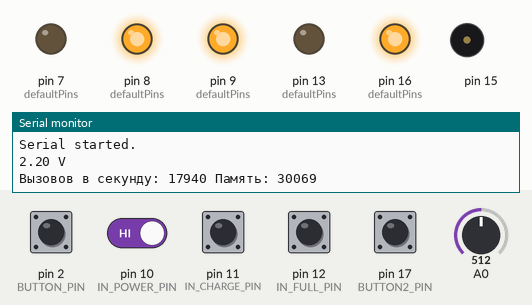
Simulated run of this program. Board: Arduino Pro Mini, built with avr-gcc and run on an emulated ATmega328P. On the bench: output pins drawn as LEDs (lit = HIGH), buzzer (waves = sounding), the last lines printed to the serial monitor. Dashed ring = blinking. Inputs (shaded band) come from the test bench; at power-on: pin 2 (BUTTON_PIN), pin 10 (IN_POWER_PIN), pin 11 (IN_CHARGE_PIN), pin 12 (IN_FULL_PIN), pin 17 (BUTTON2_PIN) HIGH, A0 = 512. Sleep ends after the set time or at an interrupt; random numbers use the default seed unless the program sets one; pins used as bus, display or sensor lines are not drawn.

Above: at 3.25 s.
3.3 s: pin 2 (BUTTON_PIN) pulled LOW for 0.15 s
6.8 s: pin 17 (BUTTON2_PIN) pulled LOW for 0.15 s
At 8.2 s:
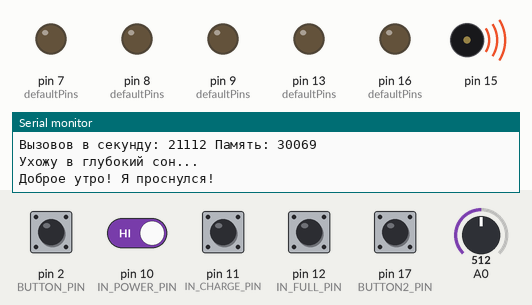
10.3 s: pin 10 (IN_POWER_PIN) driven LOW
At 11.4 s:
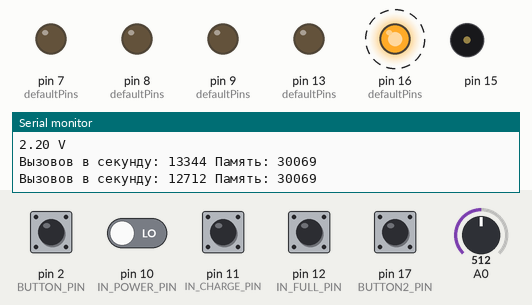
13.8 s: pin 11 (IN_CHARGE_PIN) pulled LOW for 1 s
At 14.9 s:
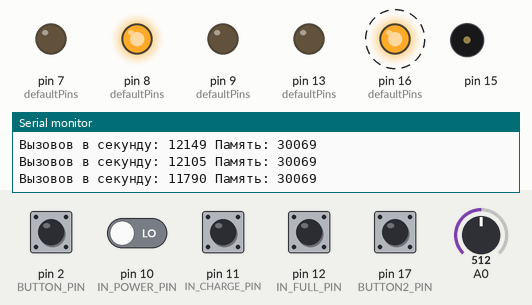
17.3 s: pin 2 (BUTTON_PIN) pulled LOW for 1 s
At 18.9 s:
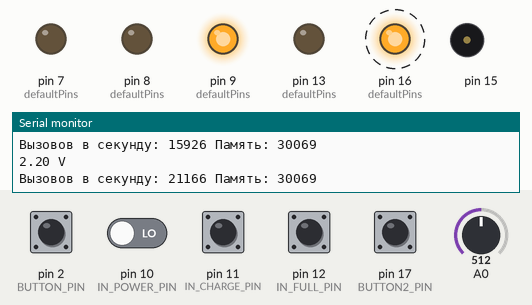
20.8 s: pin 10 (IN_POWER_PIN) driven HIGH
At 22.54 s:
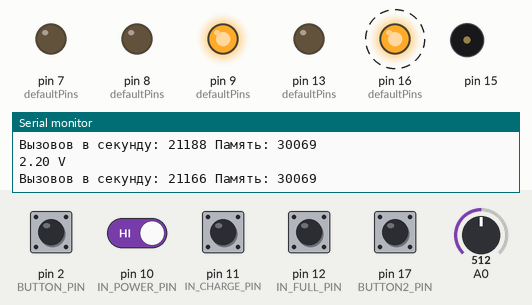
Timing chart, 0 to 25.3 s (numbered marks = the images above; inputs shaded):
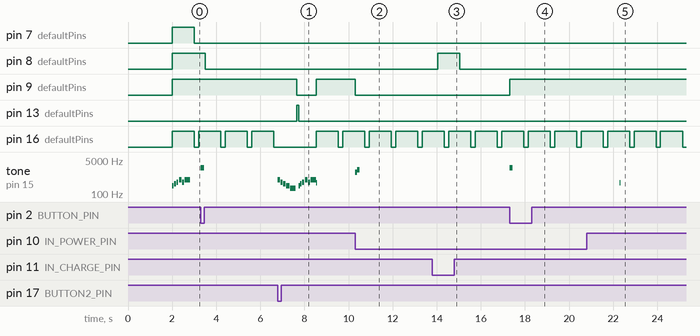

Measured:
- after the input at 6.8 s, pin 9 (defaultPins): HIGH → LOW after 0.86 s, → HIGH 0.88 s later; pin 13 (defaultPins): LOW → HIGH after 0.86 s, → LOW 0.09 s later
- after the input at 10.3 s, pin 9 (defaultPins): HIGH → LOW at once; tone on pin 15: silent → 1200 Hz at once, → silent 0.09 s later, → 1600 Hz 0.01 s later, → silent 0.10 s later
- after the input at 13.8 s, pin 8 (defaultPins): LOW → HIGH after 0.24 s, → LOW 1.0 s later
- after the input at 17.3 s, pin 9 (defaultPins): LOW → HIGH at once; tone on pin 15: silent → 2100 Hz at once, → silent 0.15 s later
- after the input at 20.8 s, tone on pin 15: silent → 370 Hz after 1.5 s, → silent 0.05 s later
- by itself, pin 16 (defaultPins): alternates HIGH for 1.0 s and LOW for 0.20 s
- by itself, tone on pin 15: plays 523 Hz for 0.10 s, 392 Hz for 0.10 s, 330 Hz for 0.12 s, 262 Hz for 0.15 s, 196 Hz for 0.25 s, 262 Hz for 0.06 s … (12 notes in this stretch)

The program:

main.cpp
```cpp
#include "includes.h"
#include "PowerController.h"

PowerController power;
void setup()
{
  Serial.begin(9600);
  delay(2000);
  Serial.println("Serial started.");
  analogReference(INTERNAL); // Для ATmega328p это включает встроенный ИОН на 1.1В
  randomSeed(analogRead(A7));

  power.begin();
  lastTime = millis();
}
void loop()
{
  unsigned long dt = getDeltaTime();

  power.Update(dt);

  FpsCount(dt);
}
```

FpsDT.cpp
```cpp
#include "FpsDT.h"

unsigned long lastTime = 0;
unsigned long currentMillis = 0;
int callsPerSecond = 0;


unsigned long getDeltaTime()
{
  unsigned long now = millis();
  unsigned long dt = now - lastTime;
  lastTime = now;

  return dt;
}

int freeMemory()
{
  char top;
  extern int *__brkval;
  extern int __heap_start;
  return (int)&top - (__brkval == 0 ? (int)&__heap_start : (int)__brkval);
}

void FpsCount(unsigned long dt)
{
  callsPerSecond++;
  currentMillis += dt;
  if (currentMillis >= 1000)
  {
    Serial.print("Вызовов в секунду: ");
    Serial.print(callsPerSecond);
    Serial.print(" Память: ");
    Serial.println(freeMemory());
    callsPerSecond = 0;
    currentMillis = 0;
  }
}
```

FpsDT.h
```cpp
#pragma once
#include <Arduino.h>

extern unsigned long lastTime;

extern unsigned long currentMillis;
extern int callsPerSecond;

unsigned long getDeltaTime();
int freeMemory();
void FpsCount(unsigned long dt);
```

I2CSlave.cpp
```cpp
#include "I2CSlave.h"

void I2CSlave::begin(uint8_t address)
{
    Wire.begin(address);
    Wire.onReceive(onReceiveWrapper);
    Wire.onRequest(onRequestWrapper);
}

void I2CSlave::setBit(uint8_t reg, uint8_t bitNumber, bool value)
{
    if (reg >= REG_NUM_REGS || bitNumber > 7)
        return;

    uint8_t currentVal = _registers[reg];
    if (value)
    {
        currentVal |= (1 << bitNumber); // Взводим бит в 1
    }
    else
    {
        currentVal &= ~(1 << bitNumber); // Сбрасываем бит в 0
    }
    _registers[reg] = currentVal;
}

// Прочитать конкретный бит из конкретного регистра
bool I2CSlave::getBit(uint8_t reg, uint8_t bitNumber) const
{
    if (reg >= REG_NUM_REGS || bitNumber > 7)
        return false;

    return (_registers[reg] & (1 << bitNumber)) != 0;
}

uint8_t I2CSlave::readRegister(uint8_t reg) const
{
    if (reg < REG_NUM_REGS)
        return _registers[reg];
    return 0;
}

void I2CSlave::writeRegister(uint8_t reg, uint8_t value)
{
    if (reg < REG_NUM_REGS)
        _registers[reg] = value;
}

// Врапперы теперь берут единственный экземпляр через getInstance()
void I2CSlave::onReceiveWrapper(int howMany)
{
    I2CSlave::getInstance().handleReceive(howMany);
}

void I2CSlave::onRequestWrapper()
{
    I2CSlave::getInstance().handleRequest();
}

void I2CSlave::handleReceive(int howMany)
{
    LED_Control::getInstance().onForTime(LED_BOARD,50);
    if (howMany < 1)
        return;
    _currentReg = Wire.read();
    while (Wire.available())
    {
        uint8_t data = Wire.read();
        if (_currentReg < REG_NUM_REGS)
        {
            _registers[_currentReg] = data;
        }
    }
}

void I2CSlave::handleRequest()
{
    LED_Control::getInstance().onForTime(LED_BOARD,50);
    if (_currentReg < REG_NUM_REGS)
    {
        Wire.write((uint8_t)_registers[_currentReg]);
    }
    else
    {
        Wire.write(0x00);
    }
}
```

I2CSlave.h
```cpp
#pragma once
#include <Arduino.h>
#include <Wire.h>
#include "LED_Control.h"
#include "Sound.h"

class I2CSlave {
public:
    enum {
        REG_BAT_LEVEL   = 0x01,
        REG_SYS_CONTROL = 0x02,
        REG_SYS_STATUS  = 0x03,
        REG_I2C_SOUND = 0x05,
        REG_SOUND_FX = 0x06,
        REG_SOUND_R2D2 = 0x07,
        REG_NUM_REGS
    };

    static I2CSlave& getInstance() {
        static I2CSlave instance;
        return instance;
    }

    void begin(uint8_t address = 0x25);

    uint8_t readRegister(uint8_t reg) const;
    void writeRegister(uint8_t reg, uint8_t value);

    // Логика прерываний
    void handleReceive(int howMany);
    void handleRequest();

    void setBit(uint8_t reg, uint8_t bitNumber, bool value);
    bool getBit(uint8_t reg, uint8_t bitNumber) const ;
private:
    // 1. Закрываем конструкторы, чтобы никто не мог сделать new или скопировать объект
    I2CSlave() : _currentReg(0) { memset((void*)_registers, 0, REG_NUM_REGS); }
    I2CSlave(const I2CSlave&) = delete;
    I2CSlave& operator=(const I2CSlave&) = delete;

    volatile uint8_t _registers[REG_NUM_REGS];
    volatile uint8_t _currentReg;

    // Статические обработчики прерываний
    static void onReceiveWrapper(int howMany);
    static void onRequestWrapper();
};
```

LED_Control.cpp
```cpp
#include "LED_Control.h"

void LED_Control::begin(uint8_t pin[LED_NUM_LEDS])
{
    for (int i = 0; i < LED_NUM_LEDS; i++)
    {
        _leds[i].pin = pin[i];
        _leds[i].mode = MODE_OFF;
        _leds[i].timer = 0;
        _leds[i].blinkOnTime = 0;
        _leds[i].blinkOffTime = 0;
        _leds[i].currentLevel = LOW;
        pinMode(_leds[i].pin, OUTPUT);
        digitalWrite(_leds[i].pin, _leds[i].currentLevel);
    }
}

void LED_Control::on(LedName name) {
    if(_leds[name].mode == MODE_ON) return;
    _leds[name].mode = MODE_ON;
    _leds[name].currentLevel = HIGH;
    digitalWrite(_leds[name].pin, HIGH);
}

void LED_Control::off(LedName name) {
    if(_leds[name].mode == MODE_OFF) return;
    _leds[name].mode = MODE_OFF;
    _leds[name].currentLevel = LOW;
    digitalWrite(_leds[name].pin, LOW);
}
// Настройка мигания (параметры передаем в мс)
void LED_Control::blink(LedName name, int onTimeMs, int offTimeMs) {
    _leds[name].mode = MODE_BLINK;
    _leds[name].blinkOnTime = onTimeMs;
    _leds[name].blinkOffTime = offTimeMs;
    if (_leds[name].timer <= 0) {
        _leds[name].timer = onTimeMs;
        _leds[name].currentLevel = HIGH;
        digitalWrite(_leds[name].pin, HIGH);
    }
}
// Включить на определенное время (в мс)
void LED_Control::onForTime(LedName name, int timeMs) {
    _leds[name].mode = MODE_ONCE;
    _leds[name].timer = timeMs;
    _leds[name].currentLevel = HIGH;
    digitalWrite(_leds[name].pin, HIGH);
}
// Сердце класса — молотит таймеры на основе dt
void LED_Control::update(unsigned long dt) {
    for (int i = 0; i < LED_NUM_LEDS; i++) {
        LedPinState& led = _leds[i];

        if (led.mode == MODE_OFF || led.mode == MODE_ON) continue;

        led.timer -= dt; // Вычитаем прошедшее время (dt у тебя в мс)

        if (led.timer <= 0) {
            if (led.mode == MODE_BLINK) {
                // Меняем состояние инверсией
                led.currentLevel = !led.currentLevel;
                // Заряжаем таймер на нужную фазу
                led.timer = led.currentLevel ? led.blinkOnTime : led.blinkOffTime;
                digitalWrite(led.pin, led.currentLevel);
            }
            else if (led.mode == MODE_ONCE) {
                // Время одиночной вспышки вышло — тушим
                led.mode = MODE_OFF;
                led.currentLevel = LOW;
                digitalWrite(led.pin, LOW);
            }
        }
    }
}
```

LED_Control.h
```cpp
#pragma once
#include <Arduino.h>

enum LedName
{
    LED_BOARD = 0,   // Встроенный D13
    LED_DIGITAL_PWR, // Индикатор питания (A2)
    LED_IN_POWER,    // Наличие внешних 5В
    LED_CHARGE,      // Процесс зарядки
    LED_FULL,        // Заряд окончен
    LED_NUM_LEDS     // Всего диодов
};

class LED_Control
{
private:
    enum LedMode
    {
        MODE_OFF,
        MODE_ON,
        MODE_BLINK,
        MODE_ONCE
    };
    struct LedPinState
    {
        uint8_t pin;
        LedMode mode;
        long timer;
        int blinkOnTime;
        int blinkOffTime;
        bool currentLevel;
    };

    LedPinState _leds[LED_NUM_LEDS];

    LED_Control() {};
    LED_Control(const LED_Control &) = delete;
    LED_Control &operator=(const LED_Control &) = delete;

public:
    static LED_Control &getInstance()
    {
        static LED_Control instance;
        return instance;
    }

    void begin()
    {
        uint8_t defaultPins[LED_NUM_LEDS] = {13, 16, 9, 8, 7};
        begin(defaultPins);
    }
    void begin(uint8_t pin[LED_NUM_LEDS]);

    void update(unsigned long dt); // Вызывается в loop, крутит таймеры

    // Твоё АПИ: простое, как автомат Калашникова
    void on(LedName name);
    void off(LedName name);
    void offAll(){for (int i = 0; i < LED_NUM_LEDS; i++) off((LedName)i);}
    void blink(LedName name, int onTimeMs, int offTimeMs);
    void onForTime(LedName name, int timeMs);
    bool isBusy(LedName name) const
    {
        return (_leds[name].mode == MODE_BLINK || _leds[name].mode == MODE_ONCE);
    }
};
```

PowerController.cpp
```cpp
#include "PowerController.h"

void PowerController::begin()
{
    pinMode(IN_POWER_PIN, INPUT);
    pinMode(IN_CHARGE_PIN, INPUT_PULLUP);
    pinMode(IN_FULL_PIN, INPUT_PULLUP);
    pinMode(DC_PICO_EN_PIN, OUTPUT);
    pinMode(DC_SENSOR_EN_PIN, OUTPUT);
    pinMode(DC_SOUND_EN_PIN, OUTPUT);
    pinMode(DC_MOVE_EN_PIN, OUTPUT);
    pinMode(BUTTON_PIN, INPUT_PULLUP);
    pinMode(BUTTON2_PIN, INPUT_PULLUP);

    sound.begin(15);
    sound.playEffect(Sound::FX_WELCOME);

    voltmeter.begin(A0);

    I2CSlave::getInstance().begin();

    I2CSlave::getInstance().writeRegister(I2CSlave::REG_BAT_LEVEL, 100);
    I2CSlave::getInstance().writeRegister(I2CSlave::REG_SYS_CONTROL, 0x02);
    I2CSlave::getInstance().setBit(I2CSlave::REG_SYS_CONTROL, 1, false); // on Pico
    I2CSlave::getInstance().setBit(I2CSlave::REG_SYS_CONTROL, 2, true);
    I2CSlave::getInstance().setBit(I2CSlave::REG_SYS_CONTROL, 3, true);
    I2CSlave::getInstance().setBit(I2CSlave::REG_SYS_CONTROL, 4, true);

    LED_Control::getInstance().begin();
    LED_Control::getInstance().blink(LED_DIGITAL_PWR, 1000, 200);
    LED_Control::getInstance().onForTime(LED_IN_POWER, 2000);
    LED_Control::getInstance().onForTime(LED_CHARGE, 1500);
    LED_Control::getInstance().onForTime(LED_FULL, 1000);

    digitalWrite(DC_PICO_EN_PIN, LOW); // Вкл Пико..  вырубаем все потребители..
    digitalWrite(DC_SENSOR_EN_PIN, HIGH);
    digitalWrite(DC_SOUND_EN_PIN, HIGH);
    digitalWrite(DC_MOVE_EN_PIN, HIGH);
}
void PowerController::InPower()
{
    bool in = digitalRead(IN_POWER_PIN);
    if (in != in_power)
    {
        in_power = in;
        if (in_power)
            LED_Control::getInstance().on(LED_IN_POWER);
        else
            LED_Control::getInstance().off(LED_IN_POWER);

        if (in_power)
        {
            if (!connectedCharge)
            {
                connectedCharge = true;
                sound.playEffect(Sound::FX_CHARGING);
            }
        }
        else
        {
            if (connectedCharge)
                sound.playEffect(Sound::FX_NO_CHARGING);
            connectedCharge = false;
            compliteCharge = false;
        }
        I2CSlave::getInstance().setBit(I2CSlave::REG_SYS_STATUS, 0, in_power);
    }
}
void PowerController::Charge(unsigned long dt)
{
    bool ch = !digitalRead(IN_CHARGE_PIN);

    if (ch)
        charge_integrator++;
    else
        charge_integrator--;

    if (charge_integrator > 150)
        charge_integrator = 150;
    else if (charge_integrator < -150)
        charge_integrator = -150;

    charge_timer -= dt;
    if (charge_timer > 0)
        return;
    charge_timer = 500;

    if (charge_integrator > 0)
        charge = true;
    else
        charge = false;

    if (charge)
        LED_Control::getInstance().on(LED_CHARGE);
    else
        LED_Control::getInstance().off(LED_CHARGE);

    I2CSlave::getInstance().setBit(I2CSlave::REG_SYS_STATUS, 1, charge);
}
void PowerController::Full(unsigned long dt)
{
    bool fl = !digitalRead(IN_FULL_PIN);

    if (fl)
        full_integrator++;
    else
        full_integrator--;

    if (full_integrator > 150)
        full_integrator = 150;
    else if (full_integrator < -150)
        full_integrator = -150;

    full_timer -= dt;
    if (full_timer > 0)
        return;
    full_timer = 500;

    if (full_integrator > 0)
        full = true;
    else
        full = false;

    if (full)
        LED_Control::getInstance().on(LED_FULL);
    else
        LED_Control::getInstance().off(LED_FULL);

    if (full)
        if (!compliteCharge)
        {
            compliteCharge = true;
            sound.playEffect(Sound::FX_FULL_CHARGING);
        }
    voltmeter.ch_update(false);
    I2CSlave::getInstance().setBit(I2CSlave::REG_SYS_STATUS, 2, full);
}

int toPercent(float voltage)
{
    // Адаптируй под свой делитель!
    if (voltage > 4.0f)
        return 100;
    if (voltage < 3.40f)
        return 0;

    float percent = (voltage - 3.40f) / (4.15f - 3.40f) * 100.0f;
    return (int)constrain(percent, 0, 100);
}
void PowerController::Show_Bt_Level()
{
    int v = toPercent(voltmeter.getVoltage());
    Serial.print("АКБ: ");
    Serial.print(voltmeter.getVoltage());
    Serial.print("V  ");
    Serial.print("% АКБ: ");
    Serial.print(v);
    Serial.println("%");

    if (v < 31)
    {
        LED_Control::getInstance().onForTime(LED_IN_POWER, 5000);
        return;
    }
    else if (v < 61)
    {
        LED_Control::getInstance().onForTime(LED_IN_POWER, 5000);
        LED_Control::getInstance().onForTime(LED_CHARGE, 5000);
        return;
    }
    else
    {
        LED_Control::getInstance().onForTime(LED_IN_POWER, 5000);
        LED_Control::getInstance().onForTime(LED_CHARGE, 5000);
        LED_Control::getInstance().onForTime(LED_FULL, 5000);
        return;
    }
}
void PowerController::Update(unsigned long dt)
{
    if (charge)
    {
        if (voltmeter.getVoltage() > 4.3f)
            voltmeter.ch_update(false);
        else
            voltmeter.ch_update(true);
    }
    voltmeter.update(dt);
    LED_Control::getInstance().update(dt);
    sound.Update(dt);

    if (I2CSlave::getInstance().getBit(I2CSlave::REG_SYS_CONTROL, 1))
    {
        sound.playEffect(Sound::FX_SHUTDOWN);
        while (sound.IsBusy())
        {
            float dt1 = getDeltaTime();
            sound.Update(dt1);
        }
        SleepMetod();
    }

    timer -= dt;
    if (!in_power)
    {
        if (!bt_debounce)
            if (!digitalRead(BUTTON_PIN))
            {
                bt_debounce = true;
                sound.playEffect(Sound::FX_MENU_CLICK);
                Show_Bt_Level();
            }
        if (!bt2_debounce)
            if (!digitalRead(BUTTON2_PIN))
            {
                bt2_debounce = true;
                sound.playEffect(Sound::FX_SHUTDOWN);
                while (sound.IsBusy())
                {
                    unsigned long dt1 = getDeltaTime();
                    sound.Update(dt1);
                }
                SleepMetod();
            }
    }
    if (timer > 0)
    {

        if (!LED_Control::getInstance().isBusy(LED_IN_POWER))
        {
            InPower();
            Charge(dt);
            Full(dt);
            DC_EN();
            bt_debounce = false;
        }
    }
    else
    {

        I2CSlave::getInstance().writeRegister(I2CSlave::REG_BAT_LEVEL, (byte)(voltmeter.getVoltage() * 50.0f));

        timer = 1000;
    }
}
void PowerController::DC_EN()
{
    bool e1 = I2CSlave::getInstance().getBit(I2CSlave::REG_SYS_CONTROL, 1);
    if (e1 != dc1_state)
    {
        dc1_state = e1;
        digitalWrite(DC_PICO_EN_PIN, dc1_state);
    }
    bool e2 = I2CSlave::getInstance().getBit(I2CSlave::REG_SYS_CONTROL, 2);
    if (e2 != dc2_state)
    {
        dc2_state = e2;
        digitalWrite(DC_SENSOR_EN_PIN, dc2_state);
    }
    bool e3 = I2CSlave::getInstance().getBit(I2CSlave::REG_SYS_CONTROL, 3);
    if (e3 != dc3_state)
    {
        dc3_state = e3;
        digitalWrite(DC_SOUND_EN_PIN, dc3_state);
    }
    bool e4 = I2CSlave::getInstance().getBit(I2CSlave::REG_SYS_CONTROL, 4);
    if (e4 != dc4_state)
    {
        dc4_state = e4;
        digitalWrite(DC_MOVE_EN_PIN, dc4_state);
    }
}
void wakeUpISR() {}
void PowerController::SleepMetod()
{
    LED_Control::getInstance().offAll();
    digitalWrite(DC_PICO_EN_PIN, HIGH); // вырубаем все потребители..
    digitalWrite(DC_SENSOR_EN_PIN, HIGH);
    digitalWrite(DC_SOUND_EN_PIN, HIGH);
    digitalWrite(DC_MOVE_EN_PIN, HIGH);

    LED_Control::getInstance().on(LED_BOARD);

    Serial.println("Ухожу в глубокий сон...");
    Serial.flush(); // Ждем, пока Serial полностью отправит текст, иначе он зависнет

    set_sleep_mode(SLEEP_MODE_PWR_DOWN); // Выбираем самый суровый режим энергосбережения
    sleep_enable();                      // Разрешаем архитектуре сон

    // Привязываем прерывание к пину D2.
    // В режиме PWR_DOWN гарантированно будит только режим LOW (низкий уровень на пине)
    attachInterrupt(digitalPinToInterrupt(BUTTON_PIN), wakeUpISR, LOW);

    // 3. Засыпаем! (Контроллер замирает на этой строчке)
    sleep_cpu();

    // ──── ЗДЕСЬ ПРОЦЕССОР СТОИТ И ЖДЕТ НАЖАТИЯ КНОПКИ ────

    // 4. ПРОСНУЛИСЬ! Как только нажали кнопку, код продолжается отсюда:
    sleep_disable();                                    // Первым делом запрещаем сон
    detachInterrupt(digitalPinToInterrupt(BUTTON_PIN)); // Отключаем прерывание, чтобы не спамило

    LED_Control::getInstance().blink(LED_DIGITAL_PWR, 1000, 200); // Включаем индикатор питания

    LED_Control::getInstance().off(LED_BOARD);

    if (!dc1_state)
        digitalWrite(DC_PICO_EN_PIN, dc1_state); // возвращаем состояние до сна
    else
        I2CSlave::getInstance().setBit(I2CSlave::REG_SYS_CONTROL, 1, false); // on Pico

    Serial.println("Доброе утро! Я проснулся!");

    sound.playEffect(Sound::FX_WELCOME);
    while (sound.IsBusy())
    {
        float dt1 = getDeltaTime();
        sound.Update(dt1);
    }
    bt2_debounce = false;
}
```

PowerController.h
```cpp
#pragma once
#include <Arduino.h>
#include "includes.h"

class PowerController
{
public:
    PowerController() : sound(), voltmeter() {}
    void begin();
    void Update(unsigned long dt);

private:
    void SleepMetod();
    void InPower();
    void Charge(unsigned long dt);
    void Full(unsigned long dt);
    void DC_EN();
    void Show_Bt_Level();

    long TIMEOUT = 10000;
    long timer2 = TIMEOUT;
    long timer = 0;
    bool led_state = false;
    bool in_power = false;
    bool charge = false;
    bool full = false;
    bool connectedCharge = false;
    bool compliteCharge = false;

    bool dc1_state = false;
    bool dc2_state = true;
    bool dc3_state = true;
    bool dc4_state = true;

    // переменные антидребезга
    bool bt_debounce = false;
    bool bt2_debounce = false;
    int charge_integrator;
    long charge_timer;
    int full_integrator;
    long full_timer;

    Sound sound;
    Voltmeter voltmeter;
};
```

Source omitted: Sound.cpp (5529 bytes), Sound.h (1172 bytes), Voltmeter.cpp (513 bytes), Voltmeter.h (345 bytes), includes.h (430 bytes)
